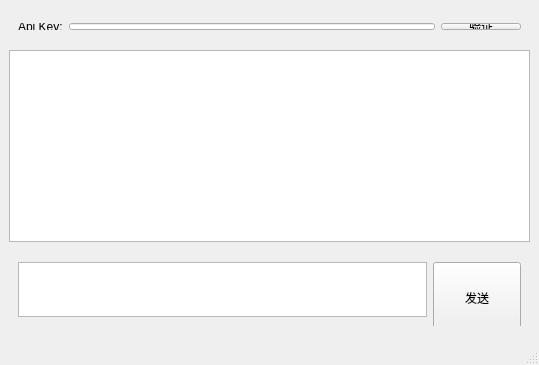
<?xml version="1.0" encoding="UTF-8"?>
<ui version="4.0">
 <class>MainWindow</class>
 <widget class="QMainWindow" name="MainWindow">
  <property name="geometry">
   <rect>
    <x>0</x>
    <y>0</y>
    <width>539</width>
    <height>365</height>
   </rect>
  </property>
  <property name="windowTitle">
   <string>MainWindow</string>
  </property>
  <widget class="QWidget" name="centralwidget">
   <layout class="QGridLayout" name="gridLayout">
    <item row="1" column="0">
     <widget class="QTextBrowser" name="textBrowser">
      <property name="minimumSize">
       <size>
        <width>521</width>
        <height>192</height>
       </size>
      </property>
      <property name="maximumSize">
       <size>
        <width>521</width>
        <height>192</height>
       </size>
      </property>
      <property name="html">
       <string>&lt;!DOCTYPE HTML PUBLIC &quot;-//W3C//DTD HTML 4.0//EN&quot; &quot;http://www.w3.org/TR/REC-html40/strict.dtd&quot;&gt;
&lt;html&gt;&lt;head&gt;&lt;meta name=&quot;qrichtext&quot; content=&quot;1&quot; /&gt;&lt;style type=&quot;text/css&quot;&gt;
p, li { white-space: pre-wrap; }
&lt;/style&gt;&lt;/head&gt;&lt;body style=&quot; font-family:'SimSun'; font-size:11.25pt; font-weight:400; font-style:normal;&quot;&gt;
&lt;p style=&quot;-qt-paragraph-type:empty; margin-top:0px; margin-bottom:0px; margin-left:0px; margin-right:0px; -qt-block-indent:0; text-indent:0px;&quot;&gt;&lt;br /&gt;&lt;/p&gt;&lt;/body&gt;&lt;/html&gt;</string>
      </property>
     </widget>
    </item>
    <item row="2" column="0">
     <widget class="QFrame" name="user_input">
      <property name="maximumSize">
       <size>
        <width>521</width>
        <height>73</height>
       </size>
      </property>
      <layout class="QHBoxLayout" name="horizontalLayout_2">
       <item>
        <widget class="QTextEdit" name="textEdit">
         <property name="maximumSize">
          <size>
           <width>546</width>
           <height>71</height>
          </size>
         </property>
        </widget>
       </item>
       <item>
        <widget class="QPushButton" name="pushButton_2">
         <property name="minimumSize">
          <size>
           <width>88</width>
           <height>71</height>
          </size>
         </property>
         <property name="text">
          <string>发送</string>
         </property>
        </widget>
       </item>
      </layout>
     </widget>
    </item>
    <item row="0" column="0">
     <widget class="QFrame" name="api_key">
      <property name="maximumSize">
       <size>
        <width>521</width>
        <height>25</height>
       </size>
      </property>
      <layout class="QHBoxLayout" name="horizontalLayout">
       <item>
        <widget class="QLabel" name="label">
         <property name="text">
          <string>Api Key:</string>
         </property>
        </widget>
       </item>
       <item>
        <widget class="QLineEdit" name="lineEdit"/>
       </item>
       <item>
        <widget class="QPushButton" name="pushButton">
         <property name="text">
          <string>验证</string>
         </property>
        </widget>
       </item>
      </layout>
     </widget>
    </item>
   </layout>
  </widget>
  <widget class="QMenuBar" name="menubar">
   <property name="geometry">
    <rect>
     <x>0</x>
     <y>0</y>
     <width>539</width>
     <height>23</height>
    </rect>
   </property>
  </widget>
  <widget class="QStatusBar" name="statusbar"/>
 </widget>
 <resources/>
 <connections/>
</ui>
